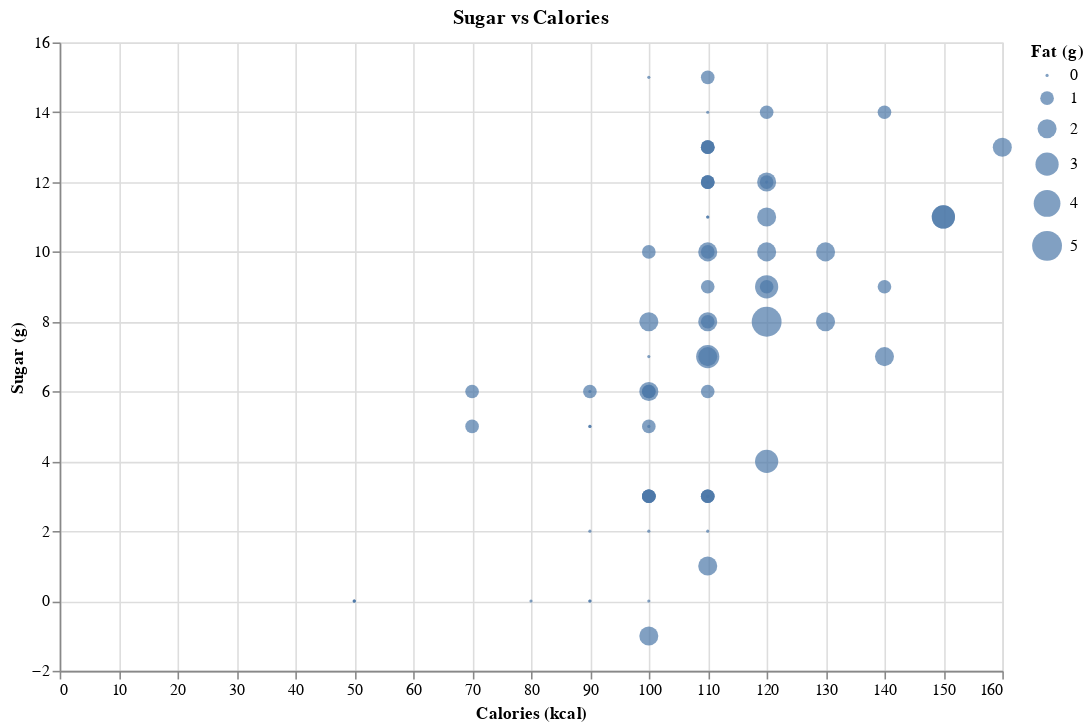

The cell this chart's notebook holds for it:
### Code cell
# A scatter plot showing the relationship between calories and sugar
# Throw in fat as a third item, just for fun
scatter = alt.Chart(cereal).mark_circle(
    size = 100
).encode(
    alt.X('calories', title= "Calories (kcal)"),
    alt.Y('sugars', title="Sugar (g)"),
    alt.Size('fat', legend=alt.Legend(title='Fat (g)')),
    tooltip=('name')
).properties(
    width=600,
    height=400,
    title='Sugar vs Calories'
)
scatter

### Figure 1 — Vega-Lite specification as saved in the notebook (floating-point values rounded to 4 significant figures)
{"config": {"view": {"continuousWidth": 400, "continuousHeight": 300}}, "data": {"name": "data-d73329a25a6840b5ab921465387d611c"}, "mark": {"type": "circle", "size": 100}, "encoding": {"size": {"field": "fat", "legend": {"title": "Fat (g)"}, "type": "quantitative"}, "tooltip": {"field": "name", "type": "nominal"}, "x": {"field": "calories", "title": "Calories (kcal)", "type": "quantitative"}, "y": {"field": "sugars", "title": "Sugar (g)", "type": "quantitative"}}, "height": 400, "title": "Sugar vs Calories", "width": 600, "$schema": "https://vega.github.io/schema/vega-lite/v4.17.0.json", "datasets": {"data-d73329a25a6840b5ab921465387d611c": [{"name": "100% Bran", "mfr": "N", "type": "C", "calories": 70, "protein": 4, "fat": 1, "sodium": 130, "fiber": 10.0, "carbo": 5.0, "sugars": 6, "potass": 280, "vitamins": 25, "shelf": 3, "weight": 1.0, "cups": 0.33, "rating": 68.4, "mfr_name": "Nabisco"}, {"name": "100% Natural Bran", "mfr": "Q", "type": "C", "calories": 120, "protein": 3, "fat": 5, "sodium": 15, "fiber": 2.0, "carbo": 8.0, "sugars": 8, "potass": 135, "vitamins": 0, "shelf": 3, "weight": 1.0, "cups": 1.0, "rating": 33.98, "mfr_name": "Quaker Oats"}, {"name": "All-Bran", "mfr": "K", "type": "C", "calories": 70, "protein": 4, "fat": 1, "sodium": 260, "fiber": 9.0, "carbo": 7.0, "sugars": 5, "potass": 320, "vitamins": 25, "shelf": 3, "weight": 1.0, "cups": 0.33, "rating": 59.43, "mfr_name": "Kelloggs"}, {"name": "All-Bran with Extra Fiber", "mfr": "K", "type": "C", "calories": 50, "protein": 4, "fat": 0, "sodium": 140, "fiber": 14.0, "carbo": 8.0, "sugars": 0, "potass": 330, "vitamins": 25, "shelf": 3, "weight": 1.0, "cups": 0.5, "rating": 93.7, "mfr_name": "Kelloggs"}, {"name": "Almond Delight", "mfr": "R", "type": "C", "calories": 110, "protein": 2, "fat": 2, "sodium": 200, "fiber": 1.0, "carbo": 14.0, "sugars": 8, "potass": -1, "vitamins": 25, "shelf": 3, "weight": 1.0, "cups": 0.75, "rating": 34.38, "mfr_name": "Ralston Purina"}, {"name": "Apple Cinnamon Cheerios", "mfr": "G", "type": "C", "calories": 110, "protein": 2, "fat": 2, "sodium": 180, "fiber": 1.5, "carbo": 10.5, "sugars": 10, "potass": 70, "vitamins": 25, "shelf": 1, "weight": 1.0, "cups": 0.75, "rating": 29.51, "mfr_name": "General Mills"}, {"name": "Apple Jacks", "mfr": "K", "type": "C", "calories": 110, "protein": 2, "fat": 0, "sodium": 125, "fiber": 1.0, "carbo": 11.0, "sugars": 14, "potass": 30, "vitamins": 25, "shelf": 2, "weight": 1.0, "cups": 1.0, "rating": 33.17, "mfr_name": "Kelloggs"}, {"name": "Basic 4", "mfr": "G", "type": "C", "calories": 130, "protein": 3, "fat": 2, "sodium": 210, "fiber": 2.0, "carbo": 18.0, "sugars": 8, "potass": 100, "vitamins": 25, "shelf": 3, "weight": 1.33, "cups": 0.75, "rating": 37.04, "mfr_name": "General Mills"}, {"name": "Bran Chex", "mfr": "R", "type": "C", "calories": 90, "protein": 2, "fat": 1, "sodium": 200, "fiber": 4.0, "carbo": 15.0, "sugars": 6, "potass": 125, "vitamins": 25, "shelf": 1, "weight": 1.0, "cups": 0.67, "rating": 49.12, "mfr_name": "Ralston Purina"}, {"name": "Bran Flakes", "mfr": "P", "type": "C", "calories": 90, "protein": 3, "fat": 0, "sodium": 210, "fiber": 5.0, "carbo": 13.0, "sugars": 5, "potass": 190, "vitamins": 25, "shelf": 3, "weight": 1.0, "cups": 0.67, "rating": 53.31, "mfr_name": "Post"}, {"name": "Cap'n'Crunch", "mfr": "Q", "type": "C", "calories": 120, "protein": 1, "fat": 2, "sodium": 220, "fiber": 0.0, "carbo": 12.0, "sugars": 12, "potass": 35, "vitamins": 25, "shelf": 2, "weight": 1.0, "cups": 0.75, "rating": 18.04, "mfr_name": "Quaker Oats"}, {"name": "Cheerios", "mfr": "G", "type": "C", "calories": 110, "protein": 6, "fat": 2, "sodium": 290, "fiber": 2.0, "carbo": 17.0, "sugars": 1, "potass": 105, "vitamins": 25, "shelf": 1, "weight": 1.0, "cups": 1.25, "rating": 50.76, "mfr_name": "General Mills"}, {"name": "Cinnamon Toast Crunch", "mfr": "G", "type": "C", "calories": 120, "protein": 1, "fat": 3, "sodium": 210, "fiber": 0.0, "carbo": 13.0, "sugars": 9, "potass": 45, "vitamins": 25, "shelf": 2, "weight": 1.0, "cups": 0.75, "rating": 19.82, "mfr_name": "General Mills"}, {"name": "Clusters", "mfr": "G", "type": "C", "calories": 110, "protein": 3, "fat": 2, "sodium": 140, "fiber": 2.0, "carbo": 13.0, "sugars": 7, "potass": 105, "vitamins": 25, "shelf": 3, "weight": 1.0, "cups": 0.5, "rating": 40.4, "mfr_name": "General Mills"}, {"name": "Cocoa Puffs", "mfr": "G", "type": "C", "calories": 110, "protein": 1, "fat": 1, "sodium": 180, "fiber": 0.0, "carbo": 12.0, "sugars": 13, "potass": 55, "vitamins": 25, "shelf": 2, "weight": 1.0, "cups": 1.0, "rating": 22.74, "mfr_name": "General Mills"}, {"name": "Corn Chex", "mfr": "R", "type": "C", "calories": 110, "protein": 2, "fat": 0, "sodium": 280, "fiber": 0.0, "carbo": 22.0, "sugars": 3, "potass": 25, "vitamins": 25, "shelf": 1, "weight": 1.0, "cups": 1.0, "rating": 41.45, "mfr_name": "Ralston Purina"}, {"name": "Corn Flakes", "mfr": "K", "type": "C", "calories": 100, "protein": 2, "fat": 0, "sodium": 290, "fiber": 1.0, "carbo": 21.0, "sugars": 2, "potass": 35, "vitamins": 25, "shelf": 1, "weight": 1.0, "cups": 1.0, "rating": 45.86, "mfr_name": "Kelloggs"}, {"name": "Corn Pops", "mfr": "K", "type": "C", "calories": 110, "protein": 1, "fat": 0, "sodium": 90, "fiber": 1.0, "carbo": 13.0, "sugars": 12, "potass": 20, "vitamins": 25, "shelf": 2, "weight": 1.0, "cups": 1.0, "rating": 35.78, "mfr_name": "Kelloggs"}, {"name": "Count Chocula", "mfr": "G", "type": "C", "calories": 110, "protein": 1, "fat": 1, "sodium": 180, "fiber": 0.0, "carbo": 12.0, "sugars": 13, "potass": 65, "vitamins": 25, "shelf": 2, "weight": 1.0, "cups": 1.0, "rating": 22.4, "mfr_name": "General Mills"}, {"name": "Cracklin' Oat Bran", "mfr": "K", "type": "C", "calories": 110, "protein": 3, "fat": 3, "sodium": 140, "fiber": 4.0, "carbo": 10.0, "sugars": 7, "potass": 160, "vitamins": 25, "shelf": 3, "weight": 1.0, "cups": 0.5, "rating": 40.45, "mfr_name": "Kelloggs"}, {"name": "Cream of Wheat (Quick)", "mfr": "N", "type": "H", "calories": 100, "protein": 3, "fat": 0, "sodium": 80, "fiber": 1.0, "carbo": 21.0, "sugars": 0, "potass": -1, "vitamins": 0, "shelf": 2, "weight": 1.0, "cups": 1.0, "rating": 64.53, "mfr_name": "Nabisco"}, {"name": "Crispix", "mfr": "K", "type": "C", "calories": 110, "protein": 2, "fat": 0, "sodium": 220, "fiber": 1.0, "carbo": 21.0, "sugars": 3, "potass": 30, "vitamins": 25, "shelf": 3, "weight": 1.0, "cups": 1.0, "rating": 46.9, "mfr_name": "Kelloggs"}, {"name": "Crispy Wheat & Raisins", "mfr": "G", "type": "C", "calories": 100, "protein": 2, "fat": 1, "sodium": 140, "fiber": 2.0, "carbo": 11.0, "sugars": 10, "potass": 120, "vitamins": 25, "shelf": 3, "weight": 1.0, "cups": 0.75, "rating": 36.18, "mfr_name": "General Mills"}, {"name": "Double Chex", "mfr": "R", "type": "C", "calories": 100, "protein": 2, "fat": 0, "sodium": 190, "fiber": 1.0, "carbo": 18.0, "sugars": 5, "potass": 80, "vitamins": 25, "shelf": 3, "weight": 1.0, "cups": 0.75, "rating": 44.33, "mfr_name": "Ralston Purina"}, {"name": "Froot Loops", "mfr": "K", "type": "C", "calories": 110, "protein": 2, "fat": 1, "sodium": 125, "fiber": 1.0, "carbo": 11.0, "sugars": 13, "potass": 30, "vitamins": 25, "shelf": 2, "weight": 1.0, "cups": 1.0, "rating": 32.21, "mfr_name": "Kelloggs"}, {"name": "Frosted Flakes", "mfr": "K", "type": "C", "calories": 110, "protein": 1, "fat": 0, "sodium": 200, "fiber": 1.0, "carbo": 14.0, "sugars": 11, "potass": 25, "vitamins": 25, "shelf": 1, "weight": 1.0, "cups": 0.75, "rating": 31.44, "mfr_name": "Kelloggs"}, {"name": "Frosted Mini-Wheats", "mfr": "K", "type": "C", "calories": 100, "protein": 3, "fat": 0, "sodium": 0, "fiber": 3.0, "carbo": 14.0, "sugars": 7, "potass": 100, "vitamins": 25, "shelf": 2, "weight": 1.0, "cups": 0.8, "rating": 58.35, "mfr_name": "Kelloggs"}, {"name": "Fruit & Fibre Dates; Walnuts; and Oats", "mfr": "P", "type": "C", "calories": 120, "protein": 3, "fat": 2, "sodium": 160, "fiber": 5.0, "carbo": 12.0, "sugars": 10, "potass": 200, "vitamins": 25, "shelf": 3, "weight": 1.25, "cups": 0.67, "rating": 40.92, "mfr_name": "Post"}, {"name": "Fruitful Bran", "mfr": "K", "type": "C", "calories": 120, "protein": 3, "fat": 0, "sodium": 240, "fiber": 5.0, "carbo": 14.0, "sugars": 12, "potass": 190, "vitamins": 25, "shelf": 3, "weight": 1.33, "cups": 0.67, "rating": 41.02, "mfr_name": "Kelloggs"}, {"name": "Fruity Pebbles", "mfr": "P", "type": "C", "calories": 110, "protein": 1, "fat": 1, "sodium": 135, "fiber": 0.0, "carbo": 13.0, "sugars": 12, "potass": 25, "vitamins": 25, "shelf": 2, "weight": 1.0, "cups": 0.75, "rating": 28.03, "mfr_name": "Post"}, {"name": "Golden Crisp", "mfr": "P", "type": "C", "calories": 100, "protein": 2, "fat": 0, "sodium": 45, "fiber": 0.0, "carbo": 11.0, "sugars": 15, "potass": 40, "vitamins": 25, "shelf": 1, "weight": 1.0, "cups": 0.88, "rating": 35.25, "mfr_name": "Post"}, {"name": "Golden Grahams", "mfr": "G", "type": "C", "calories": 110, "protein": 1, "fat": 1, "sodium": 280, "fiber": 0.0, "carbo": 15.0, "sugars": 9, "potass": 45, "vitamins": 25, "shelf": 2, "weight": 1.0, "cups": 0.75, "rating": 23.8, "mfr_name": "General Mills"}, {"name": "Grape Nuts Flakes", "mfr": "P", "type": "C", "calories": 100, "protein": 3, "fat": 1, "sodium": 140, "fiber": 3.0, "carbo": 15.0, "sugars": 5, "potass": 85, "vitamins": 25, "shelf": 3, "weight": 1.0, "cups": 0.88, "rating": 52.08, "mfr_name": "Post"}, {"name": "Grape-Nuts", "mfr": "P", "type": "C", "calories": 110, "protein": 3, "fat": 0, "sodium": 170, "fiber": 3.0, "carbo": 17.0, "sugars": 3, "potass": 90, "vitamins": 25, "shelf": 3, "weight": 1.0, "cups": 0.25, "rating": 53.37, "mfr_name": "Post"}, {"name": "Great Grains Pecan", "mfr": "P", "type": "C", "calories": 120, "protein": 3, "fat": 3, "sodium": 75, "fiber": 3.0, "carbo": 13.0, "sugars": 4, "potass": 100, "vitamins": 25, "shelf": 3, "weight": 1.0, "cups": 0.33, "rating": 45.81, "mfr_name": "Post"}, {"name": "Honey Graham Ohs", "mfr": "Q", "type": "C", "calories": 120, "protein": 1, "fat": 2, "sodium": 220, "fiber": 1.0, "carbo": 12.0, "sugars": 11, "potass": 45, "vitamins": 25, "shelf": 2, "weight": 1.0, "cups": 1.0, "rating": 21.87, "mfr_name": "Quaker Oats"}, {"name": "Honey Nut Cheerios", "mfr": "G", "type": "C", "calories": 110, "protein": 3, "fat": 1, "sodium": 250, "fiber": 1.5, "carbo": 11.5, "sugars": 10, "potass": 90, "vitamins": 25, "shelf": 1, "weight": 1.0, "cups": 0.75, "rating": 31.07, "mfr_name": "General Mills"}, {"name": "Honey-comb", "mfr": "P", "type": "C", "calories": 110, "protein": 1, "fat": 0, "sodium": 180, "fiber": 0.0, "carbo": 14.0, "sugars": 11, "potass": 35, "vitamins": 25, "shelf": 1, "weight": 1.0, "cups": 1.33, "rating": 28.74, "mfr_name": "Post"}, {"name": "Just Right Crunchy  Nuggets", "mfr": "K", "type": "C", "calories": 110, "protein": 2, "fat": 1, "sodium": 170, "fiber": 1.0, "carbo": 17.0, "sugars": 6, "potass": 60, "vitamins": 100, "shelf": 3, "weight": 1.0, "cups": 1.0, "rating": 36.52, "mfr_name": "Kelloggs"}, {"name": "Just Right Fruit & Nut", "mfr": "K", "type": "C", "calories": 140, "protein": 3, "fat": 1, "sodium": 170, "fiber": 2.0, "carbo": 20.0, "sugars": 9, "potass": 95, "vitamins": 100, "shelf": 3, "weight": 1.3, "cups": 0.75, "rating": 36.47, "mfr_name": "Kelloggs"}, {"name": "Kix", "mfr": "G", "type": "C", "calories": 110, "protein": 2, "fat": 1, "sodium": 260, "fiber": 0.0, "carbo": 21.0, "sugars": 3, "potass": 40, "vitamins": 25, "shelf": 2, "weight": 1.0, "cups": 1.5, "rating": 39.24, "mfr_name": "General Mills"}, {"name": "Life", "mfr": "Q", "type": "C", "calories": 100, "protein": 4, "fat": 2, "sodium": 150, "fiber": 2.0, "carbo": 12.0, "sugars": 6, "potass": 95, "vitamins": 25, "shelf": 2, "weight": 1.0, "cups": 0.67, "rating": 45.33, "mfr_name": "Quaker Oats"}, {"name": "Lucky Charms", "mfr": "G", "type": "C", "calories": 110, "protein": 2, "fat": 1, "sodium": 180, "fiber": 0.0, "carbo": 12.0, "sugars": 12, "potass": 55, "vitamins": 25, "shelf": 2, "weight": 1.0, "cups": 1.0, "rating": 26.73, "mfr_name": "General Mills"}, {"name": "Maypo", "mfr": "A", "type": "H", "calories": 100, "protein": 4, "fat": 1, "sodium": 0, "fiber": 0.0, "carbo": 16.0, "sugars": 3, "potass": 95, "vitamins": 25, "shelf": 2, "weight": 1.0, "cups": 1.0, "rating": 54.85, "mfr_name": "American Home Food Products"}, {"name": "Muesli Raisins; Dates; & Almonds", "mfr": "R", "type": "C", "calories": 150, "protein": 4, "fat": 3, "sodium": 95, "fiber": 3.0, "carbo": 16.0, "sugars": 11, "potass": 170, "vitamins": 25, "shelf": 3, "weight": 1.0, "cups": 1.0, "rating": 37.14, "mfr_name": "Ralston Purina"}, {"name": "Muesli Raisins; Peaches; & Pecans", "mfr": "R", "type": "C", "calories": 150, "protein": 4, "fat": 3, "sodium": 150, "fiber": 3.0, "carbo": 16.0, "sugars": 11, "potass": 170, "vitamins": 25, "shelf": 3, "weight": 1.0, "cups": 1.0, "rating": 34.14, "mfr_name": "Ralston Purina"}, {"name": "Mueslix Crispy Blend", "mfr": "K", "type": "C", "calories": 160, "protein": 3, "fat": 2, "sodium": 150, "fiber": 3.0, "carbo": 17.0, "sugars": 13, "potass": 160, "vitamins": 25, "shelf": 3, "weight": 1.5, "cups": 0.67, "rating": 30.31, "mfr_name": "Kelloggs"}, {"name": "Multi-Grain Cheerios", "mfr": "G", "type": "C", "calories": 100, "protein": 2, "fat": 1, "sodium": 220, "fiber": 2.0, "carbo": 15.0, "sugars": 6, "potass": 90, "vitamins": 25, "shelf": 1, "weight": 1.0, "cups": 1.0, "rating": 40.11, "mfr_name": "General Mills"}, {"name": "Nut&Honey Crunch", "mfr": "K", "type": "C", "calories": 120, "protein": 2, "fat": 1, "sodium": 190, "fiber": 0.0, "carbo": 15.0, "sugars": 9, "potass": 40, "vitamins": 25, "shelf": 2, "weight": 1.0, "cups": 0.67, "rating": 29.92, "mfr_name": "Kelloggs"}, {"name": "Nutri-Grain Almond-Raisin", "mfr": "K", "type": "C", "calories": 140, "protein": 3, "fat": 2, "sodium": 220, "fiber": 3.0, "carbo": 21.0, "sugars": 7, "potass": 130, "vitamins": 25, "shelf": 3, "weight": 1.33, "cups": 0.67, "rating": 40.69, "mfr_name": "Kelloggs"}, {"name": "Nutri-grain Wheat", "mfr": "K", "type": "C", "calories": 90, "protein": 3, "fat": 0, "sodium": 170, "fiber": 3.0, "carbo": 18.0, "sugars": 2, "potass": 90, "vitamins": 25, "shelf": 3, "weight": 1.0, "cups": 1.0, "rating": 59.64, "mfr_name": "Kelloggs"}, {"name": "Oatmeal Raisin Crisp", "mfr": "G", "type": "C", "calories": 130, "protein": 3, "fat": 2, "sodium": 170, "fiber": 1.5, "carbo": 13.5, "sugars": 10, "potass": 120, "vitamins": 25, "shelf": 3, "weight": 1.25, "cups": 0.5, "rating": 30.45, "mfr_name": "General Mills"}, {"name": "Post Nat. Raisin Bran", "mfr": "P", "type": "C", "calories": 120, "protein": 3, "fat": 1, "sodium": 200, "fiber": 6.0, "carbo": 11.0, "sugars": 14, "potass": 260, "vitamins": 25, "shelf": 3, "weight": 1.33, "cups": 0.67, "rating": 37.84, "mfr_name": "Post"}, {"name": "Product 19", "mfr": "K", "type": "C", "calories": 100, "protein": 3, "fat": 0, "sodium": 320, "fiber": 1.0, "carbo": 20.0, "sugars": 3, "potass": 45, "vitamins": 100, "shelf": 3, "weight": 1.0, "cups": 1.0, "rating": 41.5, "mfr_name": "Kelloggs"}, {"name": "Puffed Rice", "mfr": "Q", "type": "C", "calories": 50, "protein": 1, "fat": 0, "sodium": 0, "fiber": 0.0, "carbo": 13.0, "sugars": 0, "potass": 15, "vitamins": 0, "shelf": 3, "weight": 0.5, "cups": 1.0, "rating": 60.76, "mfr_name": "Quaker Oats"}, {"name": "Puffed Wheat", "mfr": "Q", "type": "C", "calories": 50, "protein": 2, "fat": 0, "sodium": 0, "fiber": 1.0, "carbo": 10.0, "sugars": 0, "potass": 50, "vitamins": 0, "shelf": 3, "weight": 0.5, "cups": 1.0, "rating": 63.01, "mfr_name": "Quaker Oats"}, {"name": "Quaker Oat Squares", "mfr": "Q", "type": "C", "calories": 100, "protein": 4, "fat": 1, "sodium": 135, "fiber": 2.0, "carbo": 14.0, "sugars": 6, "potass": 110, "vitamins": 25, "shelf": 3, "weight": 1.0, "cups": 0.5, "rating": 49.51, "mfr_name": "Quaker Oats"}, {"name": "Quaker Oatmeal", "mfr": "Q", "type": "H", "calories": 100, "protein": 5, "fat": 2, "sodium": 0, "fiber": 2.7, "carbo": -1.0, "sugars": -1, "potass": 110, "vitamins": 0, "shelf": 1, "weight": 1.0, "cups": 0.67, "rating": 50.83, "mfr_name": "Quaker Oats"}, {"name": "Raisin Bran", "mfr": "K", "type": "C", "calories": 120, "protein": 3, "fat": 1, "sodium": 210, "fiber": 5.0, "carbo": 14.0, "sugars": 12, "potass": 240, "vitamins": 25, "shelf": 2, "weight": 1.33, "cups": 0.75, "rating": 39.26, "mfr_name": "Kelloggs"}, {"name": "Raisin Nut Bran", "mfr": "G", "type": "C", "calories": 100, "protein": 3, "fat": 2, "sodium": 140, "fiber": 2.5, "carbo": 10.5, "sugars": 8, "potass": 140, "vitamins": 25, "shelf": 3, "weight": 1.0, "cups": 0.5, "rating": 39.7, "mfr_name": "General Mills"}, {"name": "Raisin Squares", "mfr": "K", "type": "C", "calories": 90, "protein": 2, "fat": 0, "sodium": 0, "fiber": 2.0, "carbo": 15.0, "sugars": 6, "potass": 110, "vitamins": 25, "shelf": 3, "weight": 1.0, "cups": 0.5, "rating": 55.33, "mfr_name": "Kelloggs"}, {"name": "Rice Chex", "mfr": "R", "type": "C", "calories": 110, "protein": 1, "fat": 0, "sodium": 240, "fiber": 0.0, "carbo": 23.0, "sugars": 2, "potass": 30, "vitamins": 25, "shelf": 1, "weight": 1.0, "cups": 1.13, "rating": 42.0, "mfr_name": "Ralston Purina"}, {"name": "Rice Krispies", "mfr": "K", "type": "C", "calories": 110, "protein": 2, "fat": 0, "sodium": 290, "fiber": 0.0, "carbo": 22.0, "sugars": 3, "potass": 35, "vitamins": 25, "shelf": 1, "weight": 1.0, "cups": 1.0, "rating": 40.56, "mfr_name": "Kelloggs"}, {"name": "Shredded Wheat", "mfr": "N", "type": "C", "calories": 80, "protein": 2, "fat": 0, "sodium": 0, "fiber": 3.0, "carbo": 16.0, "sugars": 0, "potass": 95, "vitamins": 0, "shelf": 1, "weight": 0.83, "cups": 1.0, "rating": 68.24, "mfr_name": "Nabisco"}, {"name": "Shredded Wheat 'n'Bran", "mfr": "N", "type": "C", "calories": 90, "protein": 3, "fat": 0, "sodium": 0, "fiber": 4.0, "carbo": 19.0, "sugars": 0, "potass": 140, "vitamins": 0, "shelf": 1, "weight": 1.0, "cups": 0.67, "rating": 74.47, "mfr_name": "Nabisco"}, {"name": "Shredded Wheat spoon size", "mfr": "N", "type": "C", "calories": 90, "protein": 3, "fat": 0, "sodium": 0, "fiber": 3.0, "carbo": 20.0, "sugars": 0, "potass": 120, "vitamins": 0, "shelf": 1, "weight": 1.0, "cups": 0.67, "rating": 72.8, "mfr_name": "Nabisco"}, {"name": "Smacks", "mfr": "K", "type": "C", "calories": 110, "protein": 2, "fat": 1, "sodium": 70, "fiber": 1.0, "carbo": 9.0, "sugars": 15, "potass": 40, "vitamins": 25, "shelf": 2, "weight": 1.0, "cups": 0.75, "rating": 31.23, "mfr_name": "Kelloggs"}, {"name": "Special K", "mfr": "K", "type": "C", "calories": 110, "protein": 6, "fat": 0, "sodium": 230, "fiber": 1.0, "carbo": 16.0, "sugars": 3, "potass": 55, "vitamins": 25, "shelf": 1, "weight": 1.0, "cups": 1.0, "rating": 53.13, "mfr_name": "Kelloggs"}, {"name": "Strawberry Fruit Wheats", "mfr": "N", "type": "C", "calories": 90, "protein": 2, "fat": 0, "sodium": 15, "fiber": 3.0, "carbo": 15.0, "sugars": 5, "potass": 90, "vitamins": 25, "shelf": 2, "weight": 1.0, "cups": 1.0, "rating": 59.36, "mfr_name": "Nabisco"}, {"name": "Total Corn Flakes", "mfr": "G", "type": "C", "calories": 110, "protein": 2, "fat": 1, "sodium": 200, "fiber": 0.0, "carbo": 21.0, "sugars": 3, "potass": 35, "vitamins": 100, "shelf": 3, "weight": 1.0, "cups": 1.0, "rating": 38.84, "mfr_name": "General Mills"}, {"name": "Total Raisin Bran", "mfr": "G", "type": "C", "calories": 140, "protein": 3, "fat": 1, "sodium": 190, "fiber": 4.0, "carbo": 15.0, "sugars": 14, "potass": 230, "vitamins": 100, "shelf": 3, "weight": 1.5, "cups": 1.0, "rating": 28.59, "mfr_name": "General Mills"}, {"name": "Total Whole Grain", "mfr": "G", "type": "C", "calories": 100, "protein": 3, "fat": 1, "sodium": 200, "fiber": 3.0, "carbo": 16.0, "sugars": 3, "potass": 110, "vitamins": 100, "shelf": 3, "weight": 1.0, "cups": 1.0, "rating": 46.66, "mfr_name": "General Mills"}, {"name": "Triples", "mfr": "G", "type": "C", "calories": 110, "protein": 2, "fat": 1, "sodium": 250, "fiber": 0.0, "carbo": 21.0, "sugars": 3, "potass": 60, "vitamins": 25, "shelf": 3, "weight": 1.0, "cups": 0.75, "rating": 39.11, "mfr_name": "General Mills"}, {"name": "Trix", "mfr": "G", "type": "C", "calories": 110, "protein": 1, "fat": 1, "sodium": 140, "fiber": 0.0, "carbo": 13.0, "sugars": 12, "potass": 25, "vitamins": 25, "shelf": 2, "weight": 1.0, "cups": 1.0, "rating": 27.75, "mfr_name": "General Mills"}, {"name": "Wheat Chex", "mfr": "R", "type": "C", "calories": 100, "protein": 3, "fat": 1, "sodium": 230, "fiber": 3.0, "carbo": 17.0, "sugars": 3, "potass": 115, "vitamins": 25, "shelf": 1, "weight": 1.0, "cups": 0.67, "rating": 49.79, "mfr_name": "Ralston Purina"}, {"name": "Wheaties", "mfr": "G", "type": "C", "calories": 100, "protein": 3, "fat": 1, "sodium": 200, "fiber": 3.0, "carbo": 17.0, "sugars": 3, "potass": 110, "vitamins": 25, "shelf": 1, "weight": 1.0, "cups": 1.0, "rating": 51.59, "mfr_name": "General Mills"}, {"name": "Wheaties Honey Gold", "mfr": "G", "type": "C", "calories": 110, "protein": 2, "fat": 1, "sodium": 200, "fiber": 1.0, "carbo": 16.0, "sugars": 8, "potass": 60, "vitamins": 25, "shelf": 1, "weight": 1.0, "cups": 0.75, "rating": 36.19, "mfr_name": "General Mills"}]}}
